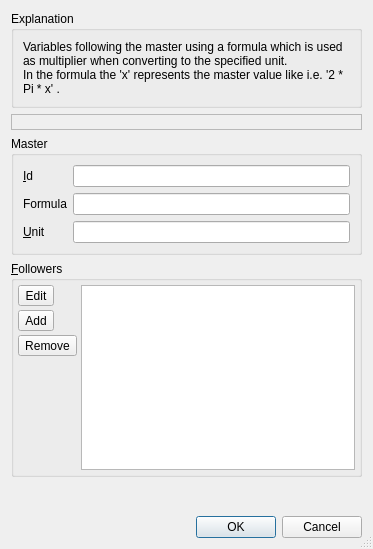
<?xml version="1.0" encoding="UTF-8"?>
<ui version="4.0">
 <class>sf::FollowersDialog</class>
 <widget class="QDialog" name="sf::FollowersDialog">
  <property name="geometry">
   <rect>
    <x>0</x>
    <y>0</y>
    <width>373</width>
    <height>549</height>
   </rect>
  </property>
  <property name="windowTitle">
   <string>Followers</string>
  </property>
  <property name="sizeGripEnabled">
   <bool>true</bool>
  </property>
  <layout class="QVBoxLayout" name="verticalLayout">
   <item>
    <widget class="QGroupBox" name="gbFollowers">
     <property name="title">
      <string>Explanation</string>
     </property>
     <layout class="QVBoxLayout" name="verticalLayout_2">
      <item>
       <widget class="QLabel" name="lblInformation">
        <property name="text">
         <string>Variables following the master using a formula which is used as multiplier when converting to the specified unit.
In the formula the 'x' represents the master value like i.e. '2 * Pi * x' .</string>
        </property>
        <property name="textFormat">
         <enum>Qt::TextFormat::PlainText</enum>
        </property>
        <property name="wordWrap">
         <bool>true</bool>
        </property>
       </widget>
      </item>
     </layout>
    </widget>
   </item>
   <item>
    <widget class="QLabel" name="lblMessage">
     <property name="toolTip">
      <string>Error message</string>
     </property>
     <property name="frameShape">
      <enum>QFrame::Shape::StyledPanel</enum>
     </property>
     <property name="text">
      <string/>
     </property>
    </widget>
   </item>
   <item>
    <widget class="QGroupBox" name="gbUnits">
     <property name="title">
      <string>Master</string>
     </property>
     <layout class="QFormLayout" name="formLayout">
      <item row="2" column="0">
       <widget class="QLabel" name="lblUnit">
        <property name="toolTip">
         <string>New unit after formula is applied.</string>
        </property>
        <property name="text">
         <string>&amp;Unit</string>
        </property>
        <property name="buddy">
         <cstring>leUnit</cstring>
        </property>
       </widget>
      </item>
      <item row="2" column="1">
       <widget class="QLineEdit" name="leUnit"/>
      </item>
      <item row="0" column="0">
       <widget class="QLabel" name="lblMasterId">
        <property name="toolTip">
         <string>Master variable id.</string>
        </property>
        <property name="text">
         <string>&amp;Id</string>
        </property>
        <property name="buddy">
         <cstring>leMasterId</cstring>
        </property>
       </widget>
      </item>
      <item row="0" column="1">
       <widget class="sf::InformationIdEdit" name="leMasterId"/>
      </item>
      <item row="1" column="0">
       <widget class="QLabel" name="lblFormula">
        <property name="toolTip">
         <string>Formula like '2*x' where x is the master value.</string>
        </property>
        <property name="text">
         <string>Formula</string>
        </property>
       </widget>
      </item>
      <item row="1" column="1">
       <widget class="QLineEdit" name="leFormula"/>
      </item>
     </layout>
    </widget>
   </item>
   <item>
    <widget class="QGroupBox" name="gbMaster">
     <property name="toolTip">
      <string>List following variables id's.</string>
     </property>
     <property name="title">
      <string>&amp;Followers</string>
     </property>
     <layout class="QHBoxLayout" name="horizontalLayout">
      <property name="spacing">
       <number>4</number>
      </property>
      <property name="leftMargin">
       <number>4</number>
      </property>
      <property name="topMargin">
       <number>4</number>
      </property>
      <property name="rightMargin">
       <number>4</number>
      </property>
      <property name="bottomMargin">
       <number>4</number>
      </property>
      <item>
       <layout class="QVBoxLayout" name="verticalLayoutTab2">
        <property name="spacing">
         <number>4</number>
        </property>
        <property name="leftMargin">
         <number>0</number>
        </property>
        <property name="topMargin">
         <number>0</number>
        </property>
        <property name="rightMargin">
         <number>0</number>
        </property>
        <property name="bottomMargin">
         <number>0</number>
        </property>
        <item>
         <widget class="QToolButton" name="tbEdit">
          <property name="text">
           <string>Edit</string>
          </property>
         </widget>
        </item>
        <item>
         <widget class="QToolButton" name="tbAdd">
          <property name="text">
           <string>Add</string>
          </property>
         </widget>
        </item>
        <item>
         <widget class="QToolButton" name="tbRemove">
          <property name="text">
           <string>Remove</string>
          </property>
         </widget>
        </item>
        <item>
         <spacer name="vsButtons">
          <property name="orientation">
           <enum>Qt::Orientation::Vertical</enum>
          </property>
          <property name="sizeHint" stdset="0">
           <size>
            <width>20</width>
            <height>40</height>
           </size>
          </property>
         </spacer>
        </item>
       </layout>
      </item>
      <item>
       <widget class="QListWidget" name="lwFollowers">
        <property name="contextMenuPolicy">
         <enum>Qt::ContextMenuPolicy::ActionsContextMenu</enum>
        </property>
       </widget>
      </item>
     </layout>
    </widget>
   </item>
   <item>
    <spacer name="verticalSpacer">
     <property name="orientation">
      <enum>Qt::Orientation::Vertical</enum>
     </property>
     <property name="sizeHint" stdset="0">
      <size>
       <width>20</width>
       <height>40</height>
      </size>
     </property>
    </spacer>
   </item>
   <item>
    <widget class="QDialogButtonBox" name="buttonBox">
     <property name="standardButtons">
      <set>QDialogButtonBox::StandardButton::Cancel|QDialogButtonBox::StandardButton::Ok</set>
     </property>
    </widget>
   </item>
  </layout>
 </widget>
 <customwidgets>
  <customwidget>
   <class>sf::InformationIdEdit</class>
   <extends>QLineEdit</extends>
   <header>gii/qt/InformationIdEdit.h</header>
  </customwidget>
 </customwidgets>
 <tabstops>
  <tabstop>leMasterId</tabstop>
  <tabstop>leFormula</tabstop>
  <tabstop>leUnit</tabstop>
  <tabstop>lwFollowers</tabstop>
  <tabstop>tbEdit</tabstop>
  <tabstop>tbAdd</tabstop>
  <tabstop>tbRemove</tabstop>
 </tabstops>
 <resources/>
 <connections/>
</ui>
